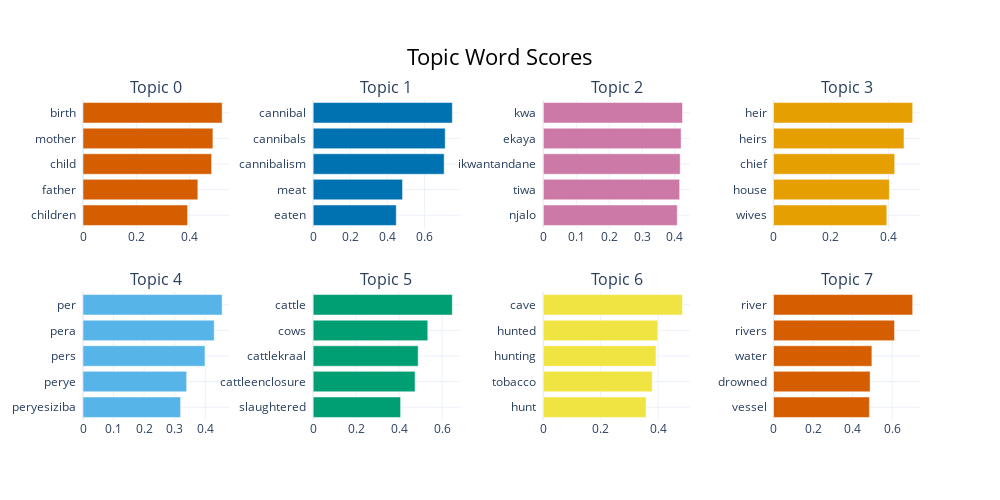

The notebook cell saved with this chart:
### Code cell
fig

### Figure 1 — Plotly figure (JSON) as saved in the notebook; plotly's stock layout.template omitted (floating-point values rounded to 4 significant figures)
{"data": [{"marker": {"color": "#D55E00"}, "orientation": "h", "type": "bar", "x": [0.3922, 0.4307, 0.4823, 0.4872, 0.5219], "xaxis": "x", "y": ["children  ", "father  ", "child  ", "mother  ", "birth  "], "yaxis": "y"}, {"marker": {"color": "#0072B2"}, "orientation": "h", "type": "bar", "x": [0.4483, 0.4821, 0.7067, 0.7123, 0.7507], "xaxis": "x2", "y": ["eaten  ", "meat  ", "cannibalism  ", "cannibals  ", "cannibal  "], "yaxis": "y2"}, {"marker": {"color": "#CC79A7"}, "orientation": "h", "type": "bar", "x": [0.4069, 0.4142, 0.4159, 0.4187, 0.4229], "xaxis": "x3", "y": ["njalo  ", "tiwa  ", "ikwantandane  ", "ekaya  ", "kwa  "], "yaxis": "y3"}, {"marker": {"color": "#E69F00"}, "orientation": "h", "type": "bar", "x": [0.3943, 0.4032, 0.4218, 0.4541, 0.4844], "xaxis": "x4", "y": ["wives  ", "house  ", "chief  ", "heirs  ", "heir  "], "yaxis": "y4"}, {"marker": {"color": "#56B4E9"}, "orientation": "h", "type": "bar", "x": [0.3192, 0.3392, 0.3991, 0.4294, 0.4553], "xaxis": "x5", "y": ["peryesiziba  ", "perye  ", "pers  ", "pera  ", "per  "], "yaxis": "y5"}, {"marker": {"color": "#009E73"}, "orientation": "h", "type": "bar", "x": [0.4071, 0.4744, 0.4887, 0.5335, 0.6478], "xaxis": "x6", "y": ["slaughtered  ", "cattleenclosure  ", "cattlekraal  ", "cows  ", "cattle  "], "yaxis": "y6"}, {"marker": {"color": "#F0E442"}, "orientation": "h", "type": "bar", "x": [0.3583, 0.3797, 0.393, 0.3993, 0.4854], "xaxis": "x7", "y": ["hunt  ", "tobacco  ", "hunting  ", "hunted  ", "cave  "], "yaxis": "y7"}, {"marker": {"color": "#D55E00"}, "orientation": "h", "type": "bar", "x": [0.485, 0.4886, 0.4976, 0.6123, 0.704], "xaxis": "x8", "y": ["vessel  ", "drowned  ", "water  ", "rivers  ", "river  "], "yaxis": "y8"}], "layout": {"annotations": [{"font": {"size": 16}, "showarrow": false, "text": "Topic 0", "x": 0.0875, "xanchor": "center", "xref": "paper", "y": 1, "yanchor": "bottom", "yref": "paper"}, {"font": {"size": 16}, "showarrow": false, "text": "Topic 1", "x": 0.3625, "xanchor": "center", "xref": "paper", "y": 1, "yanchor": "bottom", "yref": "paper"}, {"font": {"size": 16}, "showarrow": false, "text": "Topic 2", "x": 0.6375, "xanchor": "center", "xref": "paper", "y": 1, "yanchor": "bottom", "yref": "paper"}, {"font": {"size": 16}, "showarrow": false, "text": "Topic 3", "x": 0.9125, "xanchor": "center", "xref": "paper", "y": 1, "yanchor": "bottom", "yref": "paper"}, {"font": {"size": 16}, "showarrow": false, "text": "Topic 4", "x": 0.0875, "xanchor": "center", "xref": "paper", "y": 0.4, "yanchor": "bottom", "yref": "paper"}, {"font": {"size": 16}, "showarrow": false, "text": "Topic 5", "x": 0.3625, "xanchor": "center", "xref": "paper", "y": 0.4, "yanchor": "bottom", "yref": "paper"}, {"font": {"size": 16}, "showarrow": false, "text": "Topic 6", "x": 0.6375, "xanchor": "center", "xref": "paper", "y": 0.4, "yanchor": "bottom", "yref": "paper"}, {"font": {"size": 16}, "showarrow": false, "text": "Topic 7", "x": 0.9125, "xanchor": "center", "xref": "paper", "y": 0.4, "yanchor": "bottom", "yref": "paper"}], "height": 500, "hoverlabel": {"bgcolor": "white", "font": {"family": "Rockwell", "size": 16}}, "showlegend": false, "title": {"font": {"color": "Black", "size": 22}, "text": "Topic Word Scores", "x": 0.5, "xanchor": "center", "yanchor": "top"}, "width": 1000, "xaxis": {"anchor": "y", "domain": [0, 0.175], "showgrid": true}, "xaxis2": {"anchor": "y2", "domain": [0.275, 0.45], "showgrid": true}, "xaxis3": {"anchor": "y3", "domain": [0.55, 0.725], "showgrid": true}, "xaxis4": {"anchor": "y4", "domain": [0.825, 1], "showgrid": true}, "xaxis5": {"anchor": "y5", "domain": [0, 0.175], "showgrid": true}, "xaxis6": {"anchor": "y6", "domain": [0.275, 0.45], "showgrid": true}, "xaxis7": {"anchor": "y7", "domain": [0.55, 0.725], "showgrid": true}, "xaxis8": {"anchor": "y8", "domain": [0.825, 1], "showgrid": true}, "yaxis": {"anchor": "x", "domain": [0.6, 1], "showgrid": true}, "yaxis2": {"anchor": "x2", "domain": [0.6, 1], "showgrid": true}, "yaxis3": {"anchor": "x3", "domain": [0.6, 1], "showgrid": true}, "yaxis4": {"anchor": "x4", "domain": [0.6, 1], "showgrid": true}, "yaxis5": {"anchor": "x5", "domain": [0, 0.4], "showgrid": true}, "yaxis6": {"anchor": "x6", "domain": [0, 0.4], "showgrid": true}, "yaxis7": {"anchor": "x7", "domain": [0, 0.4], "showgrid": true}, "yaxis8": {"anchor": "x8", "domain": [0, 0.4], "showgrid": true}}}
